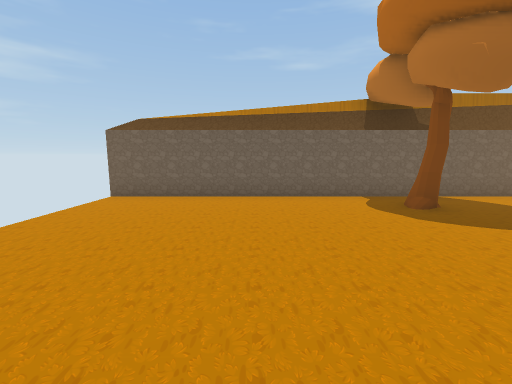
View 1 (above)

16 first-person views from a walk through a scene from a Unity 3-D project. The camera is 1.2 m above the floor, tilts 8° down and sees 90° across. The floor is counted in squares, 1 m on a side. Each view is taken from the middle of a square. On the plan, view 1 faces up. The plan holds only what a view shows up to about 12 squares ahead; the rest is blank. The place goes on beyond the plan. The player character is not drawn. Some surface patterns are stand-ins.

View 2
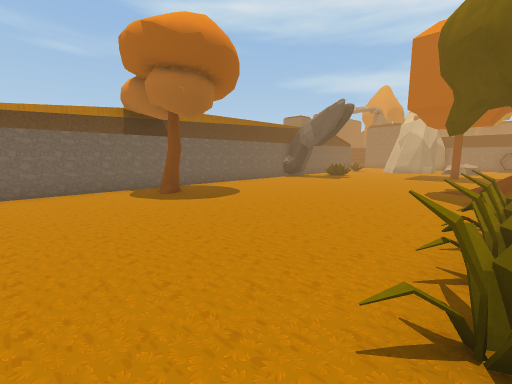

View 3
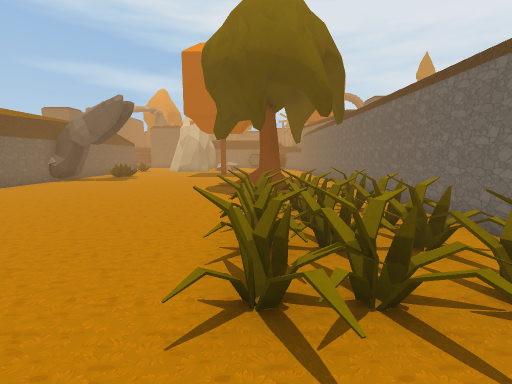

View 4
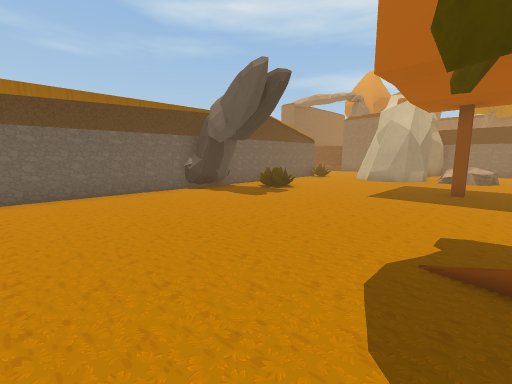

View 5
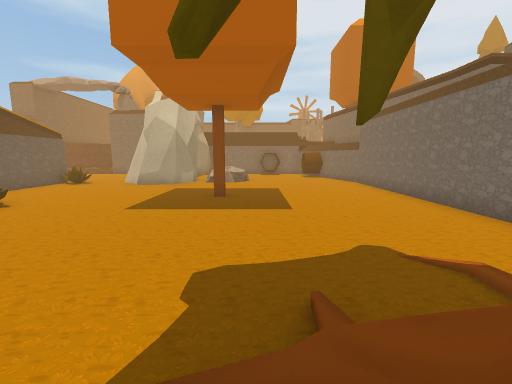

View 6
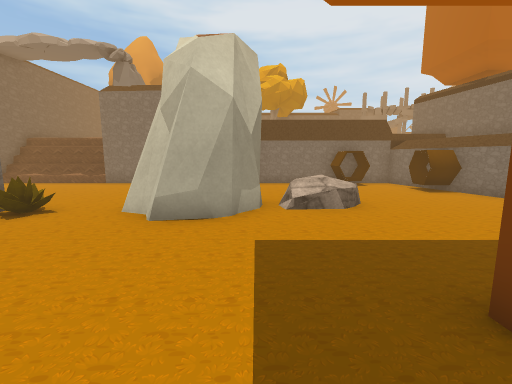

View 7
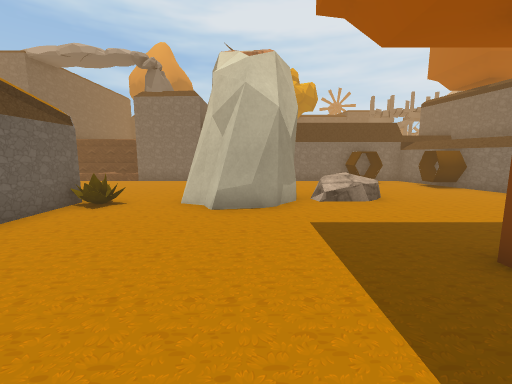

View 8
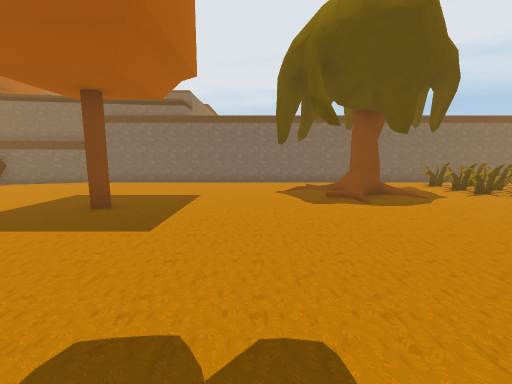

View 9
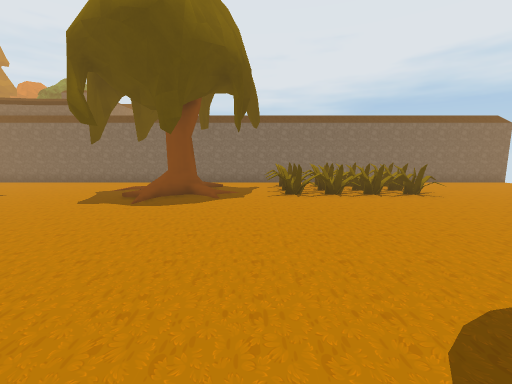

View 10
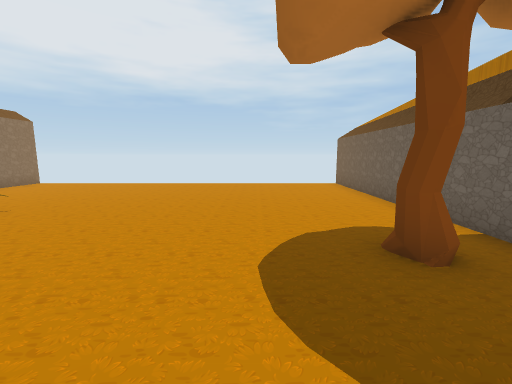

View 11
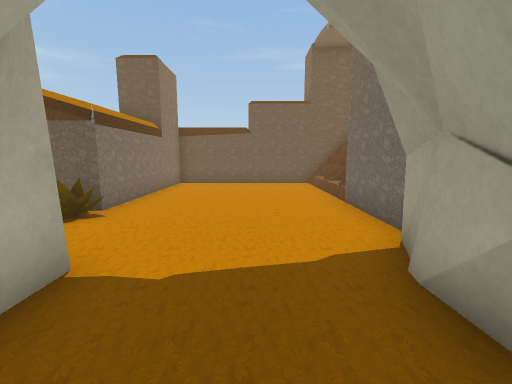

View 12
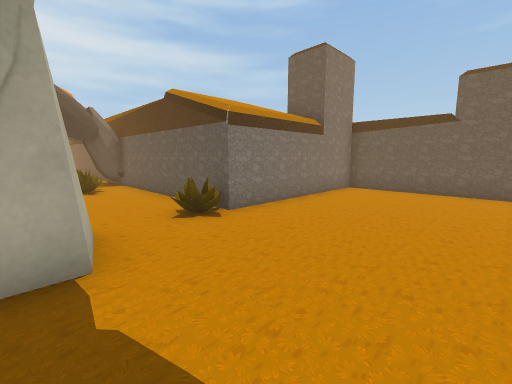

View 13
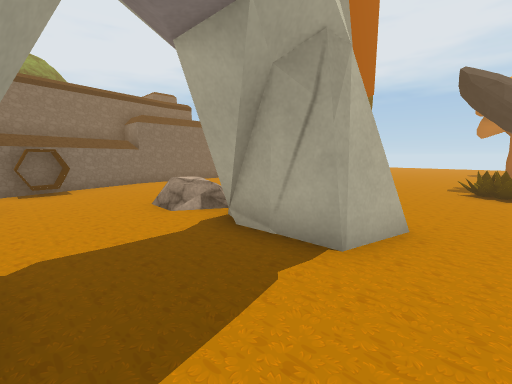

View 14
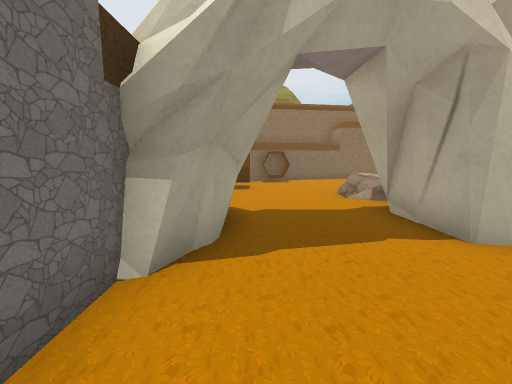

View 15
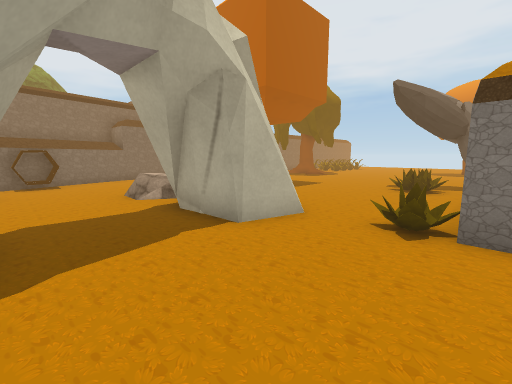

View 16
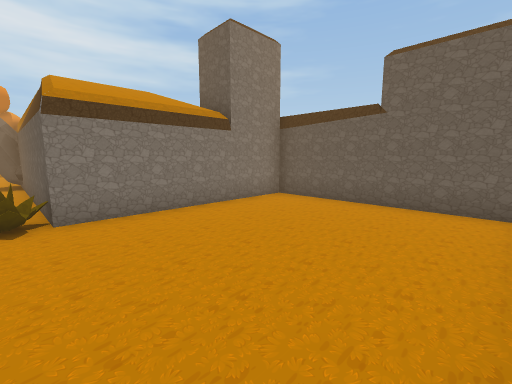

### Floor plan
Points are (right, up) in squares from view 1. A wall is a line through its corners. A room is listed if a view was taken in it or the views show most of it. See-through windows are left out.
Room 1 (views 1, 2, 3, 4, 5, 6, 7, 8, 9, 10, 11, 12, 13, 14, 15, 16)
walls: (11.5, 7.5) (-4.4, 7.5); (19.8, 2.8) (19.7, 3.9) (20.4, 4.2); (19.8, 3.6) (20.5, 3.8) (20.9, 4.7) (22.1, 4.5) (22.1, 2.4); (20, 2.9) (19.8, 3.9); (20.2, 2.5) (19.7, 3.2); (20.3, 3.9) (20.7, 4.8); (20.7, 4.4) (21.1, 4.6); (21, 1.9) (20.5, 2.3) (20.1, 2.5) (20, 3.2); (21.6, 1.8) (20.7, 2.1); (22.1, 4.1) (22.4, 3.5); (22.3, 3.3) (22.6, 3.3) (22.8, 2.5); (22.3, 3.8) (22.3, 2.8); (22.4, 3.1) (22.6, 2.5); (20.5, -5.6) (26.4, -3.9); (22.1, -5.4) (24.6, -4.6) (24.6, -3.7); (23.7, -3.8) (23.7, -4.8) (23.7, -3.8) (24.6, -3.8) (24.6, -4.5); (25, 2.8) (25.9, 5.3); (25.2, 2.8) (25.5, 3.7); (23.5, -4.9) (23.5, -3.8) (23.5, -4.8); (25.3, 3) (25.9, 5.6); (25.2, -1.4) (26.4, -1.4); (25.5, 4.3) (25.9, 4.8); (25.5, 4.4) (25.6, 5.1) (26.3, 5.2) (26.3, 8.8); (25.2, -2.3) (26.4, -2.3); (24.4, -4.4) (24.4, -3.7); (25.2, -2.6) (25.2, -1.5) (26.4, -1.5); (25.3, -2.4) (26.4, -2.4); (25.8, 5) (26.1, 5.3) (26.4, 5.4); (26.3, -4.2) (26.3, 1.9); (-4.4, -5.6) (20.6, -5.6); (27.5, 13.5) (20.6, 13.5) (20.6, 7.5) (13.6, 7.5)
low walls: (25.5, 3.3) (25.5, 4.3); (26.8, 8.9) (26.8, 13.5); (27.2, 11) (27.2, 13.5)
objects: other object (2, -4); other object (2, -3); other object (2, -2); other object (3, -4); other object (3, -3); other object (3, -2); other object (4, -4); other object (4, -3) to (5, -3); other object (4, -2) to (5, -2); other object (4, 6); other object (6, -4); other object (6, -3); other object (6, -2); other object (9, -3) to (10, -2); other object (12, -2); other object (12, 7) to (14, 8); other object (15, 5); other object (15, 6); other object (17, 0); other object (20, 7); other object (22, 0)

Where each view was taken, in squares from view 1:
view 1: 0 up, 0 right, facing up
view 2: 2 down, 0 right, facing up-right
view 3: 2 down, 0 right, facing right
view 4: 1 down, 7 right, facing up-right
view 5: 1 down, 9 right, facing right
view 6: 2 up, 15 right, facing right
view 7: 3 up, 14 right, facing right
view 8: 6 up, 13 right, facing down
view 9: 6 up, 7 right, facing down
view 10: 4 up, 7 right, facing left
view 11: 2 up, 24 right, facing up
view 12: 4 up, 25 right, facing up-left
view 13: 6 up, 25 right, facing down-left
view 14: 8 up, 25 right, facing down
view 15: 8 up, 25 right, facing down-left
view 16: 7 up, 26 right, facing up-left
